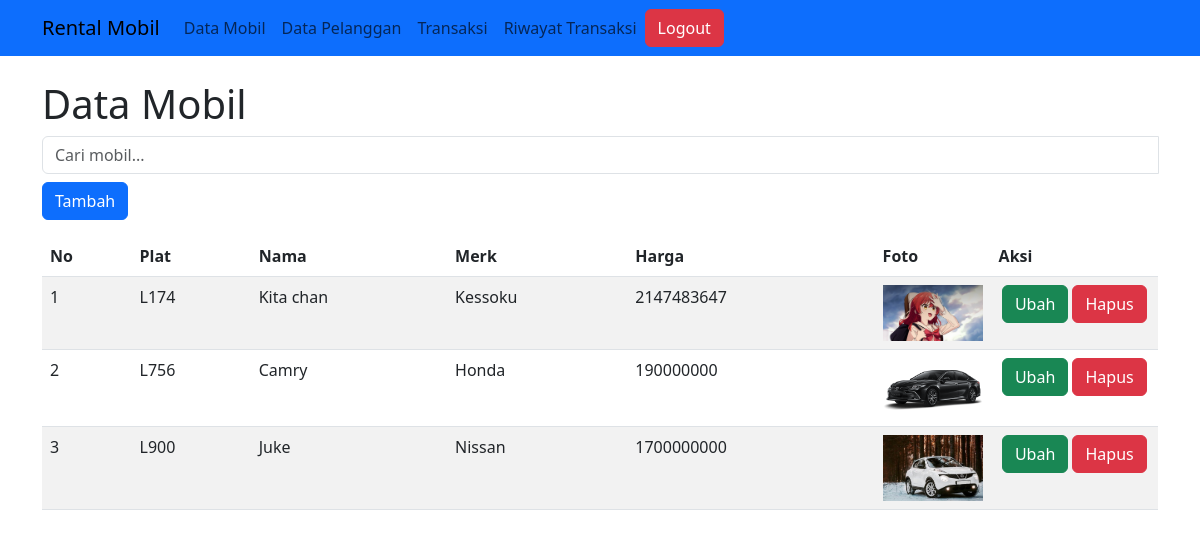
The page /data-mobil.php on the database its author committed.
### tables this page shows
CREATE TABLE `mobil` (
  `plat_mobil` varchar(50) NOT NULL,
  `nama_mobil` varchar(30) DEFAULT NULL,
  `merk_mobil` varchar(30) DEFAULT NULL,
  `harga_rental` int(11) DEFAULT NULL,
  `foto_mobil` varchar(100) DEFAULT NULL
);

### data-mobil.php (the view, shortened to what this page needs)
<?php
include 'layout/header.php';
$data_mobil = select("SELECT * FROM mobil");
?>
    <div class="container mt-4">
        <h1>Data Mobil</h1>
    <form action="" method="GET" class="mt-2">
        <div class="input-group">
        <input type="text" id="search-input" class="form-control" placeholder="Cari mobil...">
        </div>
    </form>
        <a href="form-add.php"class="btn btn-primary mt-2">Tambah</a>
    <div id="mobil-table">
        <table class="table table-striped mt-3">
            <thead>
                <tr>
                    <th>No</th>
                    <th>Plat</th>
                    <th>Nama</th>
                    <th>Merk</th>
                    <th>Harga</th>
                    <th>Foto</th>
                    <th>Aksi</th>
                </tr>
            </thead>
            <tbody>
                <?php $no = 1 ;?>
                <?php foreach ($data_mobil as $mobil) : ?>
            <tr>
                <td><?= $no++; ?></td>
                <td><?= $mobil['plat_mobil'] ?></td>
                <td><?= $mobil['nama_mobil'] ?></td>
                <td><?= $mobil['merk_mobil'] ?></td>
                <td><?= $mobil['harga_rental'] ?></td>
                <td width="10%" height="10%">
                <img src="gambar/<?= $mobil['foto_mobil'] ?>" alt="Foto Mobil" width="100">
            </td>
                <td width="15%" class="text-center">
                        <a href="edit.php?id=<?= $mobil['plat_mobil'] ?>" class="btn btn-success">Ubah</a>
                        <a href="delete.php?id=<?= $mobil['plat_mobil'] ?>" class="btn btn-danger">Hapus</a>
                </td>
            </tr>
            <?php endforeach; ?>
            </tbody>
    </table>
    </div>
    </div>
<?php include 'layout/footer.php';?>

### layout/header.php (shortened to what this page needs)
<?php
include 'koneksi.php';
function select($query){
    global $conn;
    $result = mysqli_query($conn,$query);
    $rows = [];
    while ($row = mysqli_fetch_assoc($result)){
        $rows[] = $row;
    }
    return $rows;
}
?>
<!doctype html>
<html lang="en">
  <head>
    <link href="https://cdn.jsdelivr.net/npm/bootstrap@5.3.0/dist/css/bootstrap.min.css" rel="stylesheet">
  </head>
  <body>
  <div>
    <nav class="navbar navbar-expand-lg navbar-primary bg-primary">
      <div class="container">
        <a class="navbar-brand" href="home.php">Rental Mobil</a>
        <div class="collapse navbar-collapse" id="navbarNav">
          <ul class="navbar-nav ml-auto">
            <li class="nav-item">
              <a class="nav-link" aria-current="page" href="data-mobil.php">Data Mobil</a>
            </li>
            <li class="nav-item">
              <a class="nav-link" href="data_pelanggan.php">Data Pelanggan</a>
            </li>
            <li class="nav-item">
              <a class="nav-link" href="transaksi.php">Transaksi</a>
            </li>
            <li class="nav-item">
              <a class="nav-link" href="riwayat-trs.php">Riwayat Transaksi</a>
            </li>
          </ul>
          <button onclick="confirmLogout()" class="btn btn-danger">Logout</button>
        </div>
      </div>
    </nav>
  </div>
</body>

### layout/footer.php (shortened to what this page needs)
  </body>
</html>

### rows shown on the page
mobil: plat_mobil "L174", nama_mobil "Kita chan", merk_mobil "Kessoku", harga_rental "2147483647", foto_mobil (picture)
mobil: plat_mobil "L756", nama_mobil "Camry", merk_mobil "Honda", harga_rental "190000000", foto_mobil (picture)
mobil: plat_mobil "L900", nama_mobil "Juke", merk_mobil "Nissan", harga_rental "1700000000", foto_mobil (picture)
